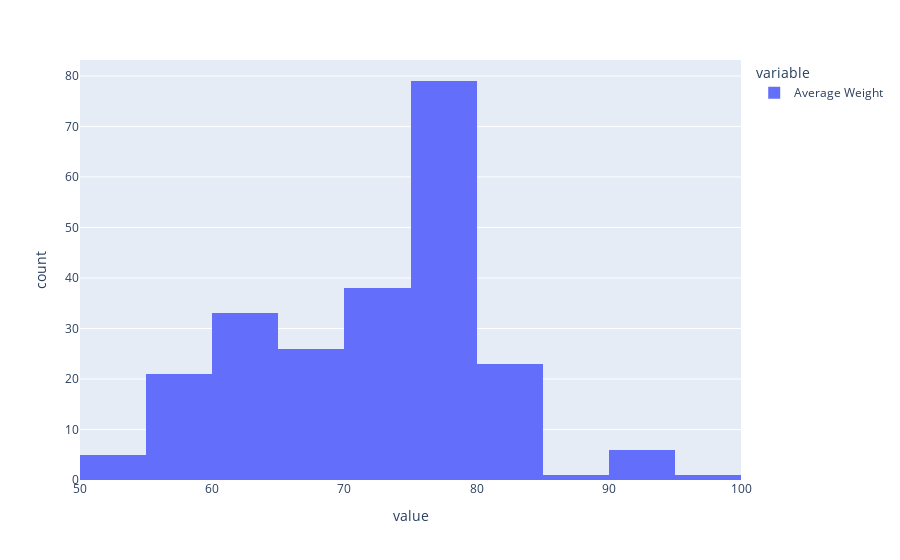
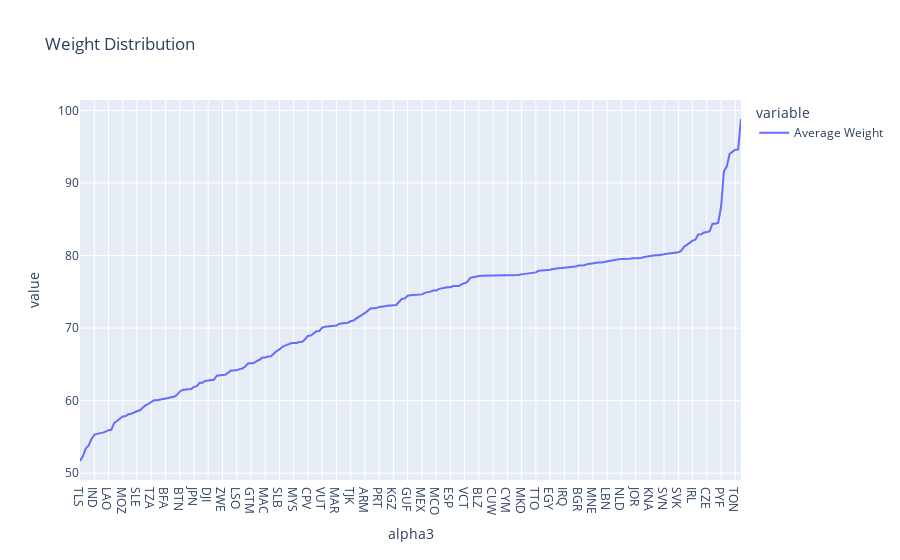

Source (notebook cell) for these figures, in order:
### Code cell
# plot histogram of weights with plotly
fig = px.histogram(weights, nbins=20)
fig.show()

# plot curve of weights with plotly
fig = px.line(weights.sort_values(), title="Weight Distribution")
fig.show()

# get data for USA
usa = weights.loc["USA"]
print(usa)

# create summary statistics
print(weights.describe())

### Figure 1 — Plotly figure (JSON) as saved in the notebook; plotly's stock layout.template omitted (floating-point values rounded to 4 significant figures; data arrays with more than 128 entries replaced by an {"elided": "..."} marker saying what was removed)
{"data": [{"alignmentgroup": "True", "bingroup": "x", "hovertemplate": "variable=Average Weight<br>value=%{x}<br>count=%{y}<extra></extra>", "legendgroup": "Average Weight", "marker": {"color": "#636efa", "pattern": {"shape": ""}}, "name": "Average Weight", "nbinsx": 20, "offsetgroup": "Average Weight", "orientation": "v", "showlegend": true, "type": "histogram", "x": {"elided": "233 float values"}, "xaxis": "x", "yaxis": "y"}], "layout": {"barmode": "relative", "legend": {"title": {"text": "variable"}, "tracegroupgap": 0}, "margin": {"t": 60}, "xaxis": {"anchor": "y", "domain": [0, 1], "title": {"text": "value"}}, "yaxis": {"anchor": "x", "domain": [0, 1], "title": {"text": "count"}}}}

### Figure 2 — Plotly figure (JSON) as saved in the notebook; plotly's stock layout.template omitted (floating-point values rounded to 4 significant figures; data arrays with more than 128 entries replaced by an {"elided": "..."} marker saying what was removed)
{"data": [{"hovertemplate": "variable=Average Weight<br>alpha3=%{x}<br>value=%{y}<extra></extra>", "legendgroup": "Average Weight", "line": {"color": "#636efa", "dash": "solid"}, "marker": {"symbol": "circle"}, "mode": "lines", "name": "Average Weight", "orientation": "v", "showlegend": true, "type": "scatter", "x": {"elided": "233 str values"}, "xaxis": "x", "y": {"elided": "233 float values"}, "yaxis": "y"}], "layout": {"legend": {"title": {"text": "variable"}, "tracegroupgap": 0}, "title": {"text": "Weight Distribution"}, "xaxis": {"anchor": "y", "domain": [0, 1], "title": {"text": "alpha3"}}, "yaxis": {"anchor": "x", "domain": [0, 1], "title": {"text": "value"}}}}
